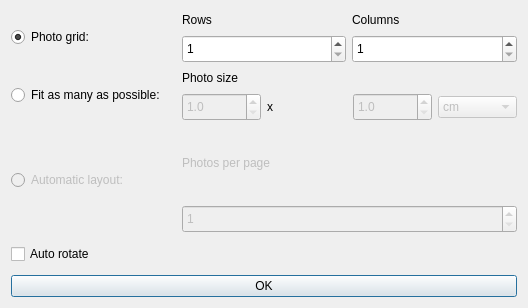
<?xml version="1.0" encoding="UTF-8"?>
<ui version="4.0">
 <class>AdvPrintCustomLayout</class>
 <widget class="QDialog" name="AdvPrintCustomLayout">
  <property name="geometry">
   <rect>
    <x>0</x>
    <y>0</y>
    <width>528</width>
    <height>308</height>
   </rect>
  </property>
  <property name="sizePolicy">
   <sizepolicy hsizetype="Preferred" vsizetype="Preferred">
    <horstretch>0</horstretch>
    <verstretch>0</verstretch>
   </sizepolicy>
  </property>
  <property name="minimumSize">
   <size>
    <width>490</width>
    <height>221</height>
   </size>
  </property>
  <property name="windowTitle">
   <string>Custom layout</string>
  </property>
  <layout class="QVBoxLayout" name="verticalLayout_7">
   <item>
    <layout class="QGridLayout" name="gridLayout">
     <item row="6" column="0">
      <widget class="QRadioButton" name="m_fitAsManyCheck">
       <property name="enabled">
        <bool>true</bool>
       </property>
       <property name="sizePolicy">
        <sizepolicy hsizetype="Minimum" vsizetype="Preferred">
         <horstretch>0</horstretch>
         <verstretch>0</verstretch>
        </sizepolicy>
       </property>
       <property name="minimumSize">
        <size>
         <width>0</width>
         <height>46</height>
        </size>
       </property>
       <property name="text">
        <string>Fit as many as possible:</string>
       </property>
      </widget>
     </item>
     <item row="3" column="1">
      <layout class="QVBoxLayout" name="verticalLayout_2">
       <item>
        <widget class="QLabel" name="label">
         <property name="sizePolicy">
          <sizepolicy hsizetype="Preferred" vsizetype="Fixed">
           <horstretch>0</horstretch>
           <verstretch>0</verstretch>
          </sizepolicy>
         </property>
         <property name="minimumSize">
          <size>
           <width>0</width>
           <height>18</height>
          </size>
         </property>
         <property name="text">
          <string>Rows</string>
         </property>
        </widget>
       </item>
       <item>
        <widget class="QSpinBox" name="m_gridRows">
         <property name="sizePolicy">
          <sizepolicy hsizetype="Minimum" vsizetype="Fixed">
           <horstretch>0</horstretch>
           <verstretch>0</verstretch>
          </sizepolicy>
         </property>
         <property name="minimumSize">
          <size>
           <width>0</width>
           <height>28</height>
          </size>
         </property>
         <property name="minimum">
          <number>1</number>
         </property>
        </widget>
       </item>
      </layout>
     </item>
     <item row="6" column="1" colspan="2">
      <layout class="QVBoxLayout" name="verticalLayout_9">
       <item>
        <widget class="QLabel" name="label_4">
         <property name="sizePolicy">
          <sizepolicy hsizetype="Preferred" vsizetype="Fixed">
           <horstretch>0</horstretch>
           <verstretch>0</verstretch>
          </sizepolicy>
         </property>
         <property name="minimumSize">
          <size>
           <width>0</width>
           <height>18</height>
          </size>
         </property>
         <property name="text">
          <string>Photo size</string>
         </property>
        </widget>
       </item>
       <item>
        <layout class="QHBoxLayout" name="horizontalLayout">
         <item>
          <widget class="QDoubleSpinBox" name="m_photoHeight">
           <property name="enabled">
            <bool>false</bool>
           </property>
           <property name="sizePolicy">
            <sizepolicy hsizetype="Minimum" vsizetype="Fixed">
             <horstretch>0</horstretch>
             <verstretch>0</verstretch>
            </sizepolicy>
           </property>
           <property name="minimumSize">
            <size>
             <width>0</width>
             <height>28</height>
            </size>
           </property>
           <property name="decimals">
            <number>1</number>
           </property>
           <property name="minimum">
            <double>1.000000000000000</double>
           </property>
           <property name="maximum">
            <double>999.000000000000000</double>
           </property>
          </widget>
         </item>
         <item>
          <widget class="QLabel" name="label_3">
           <property name="enabled">
            <bool>true</bool>
           </property>
           <property name="sizePolicy">
            <sizepolicy hsizetype="Preferred" vsizetype="Fixed">
             <horstretch>0</horstretch>
             <verstretch>0</verstretch>
            </sizepolicy>
           </property>
           <property name="text">
            <string notr="true" comment="Photo width x photo height">x</string>
           </property>
          </widget>
         </item>
         <item>
          <widget class="QDoubleSpinBox" name="m_photoWidth">
           <property name="enabled">
            <bool>false</bool>
           </property>
           <property name="sizePolicy">
            <sizepolicy hsizetype="Minimum" vsizetype="Fixed">
             <horstretch>0</horstretch>
             <verstretch>0</verstretch>
            </sizepolicy>
           </property>
           <property name="minimumSize">
            <size>
             <width>0</width>
             <height>28</height>
            </size>
           </property>
           <property name="decimals">
            <number>1</number>
           </property>
           <property name="minimum">
            <double>1.000000000000000</double>
           </property>
           <property name="maximum">
            <double>999.000000000000000</double>
           </property>
          </widget>
         </item>
         <item>
          <widget class="QComboBox" name="m_photoUnits">
           <property name="enabled">
            <bool>false</bool>
           </property>
           <property name="sizePolicy">
            <sizepolicy hsizetype="Preferred" vsizetype="Fixed">
             <horstretch>0</horstretch>
             <verstretch>0</verstretch>
            </sizepolicy>
           </property>
           <item>
            <property name="text">
             <string>cm</string>
            </property>
           </item>
           <item>
            <property name="text">
             <string>mm</string>
            </property>
           </item>
           <item>
            <property name="text">
             <string>inches</string>
            </property>
           </item>
          </widget>
         </item>
        </layout>
       </item>
      </layout>
     </item>
     <item row="3" column="2">
      <layout class="QVBoxLayout" name="verticalLayout_8">
       <item>
        <widget class="QLabel" name="label_2">
         <property name="sizePolicy">
          <sizepolicy hsizetype="Preferred" vsizetype="Fixed">
           <horstretch>0</horstretch>
           <verstretch>0</verstretch>
          </sizepolicy>
         </property>
         <property name="minimumSize">
          <size>
           <width>0</width>
           <height>18</height>
          </size>
         </property>
         <property name="text">
          <string>Columns</string>
         </property>
        </widget>
       </item>
       <item>
        <widget class="QSpinBox" name="m_gridColumns">
         <property name="sizePolicy">
          <sizepolicy hsizetype="Minimum" vsizetype="Fixed">
           <horstretch>0</horstretch>
           <verstretch>0</verstretch>
          </sizepolicy>
         </property>
         <property name="minimumSize">
          <size>
           <width>0</width>
           <height>28</height>
          </size>
         </property>
         <property name="minimum">
          <number>1</number>
         </property>
        </widget>
       </item>
      </layout>
     </item>
     <item row="3" column="0">
      <widget class="QRadioButton" name="m_photoGridCheck">
       <property name="sizePolicy">
        <sizepolicy hsizetype="Minimum" vsizetype="Preferred">
         <horstretch>0</horstretch>
         <verstretch>0</verstretch>
        </sizepolicy>
       </property>
       <property name="minimumSize">
        <size>
         <width>0</width>
         <height>46</height>
        </size>
       </property>
       <property name="text">
        <string>Photo grid:</string>
       </property>
       <property name="checked">
        <bool>true</bool>
       </property>
      </widget>
     </item>
     <item row="7" column="0">
      <widget class="QRadioButton" name="m_photosXPageCheck">
       <property name="enabled">
        <bool>false</bool>
       </property>
       <property name="sizePolicy">
        <sizepolicy hsizetype="Minimum" vsizetype="Preferred">
         <horstretch>0</horstretch>
         <verstretch>0</verstretch>
        </sizepolicy>
       </property>
       <property name="minimumSize">
        <size>
         <width>0</width>
         <height>46</height>
        </size>
       </property>
       <property name="text">
        <string>Automatic layout:</string>
       </property>
      </widget>
     </item>
     <item row="7" column="1" colspan="2">
      <layout class="QVBoxLayout" name="verticalLayout">
       <item>
        <widget class="QLabel" name="label_5">
         <property name="enabled">
          <bool>false</bool>
         </property>
         <property name="text">
          <string>Photos per page</string>
         </property>
        </widget>
       </item>
       <item>
        <widget class="QSpinBox" name="m_photosXPage">
         <property name="enabled">
          <bool>false</bool>
         </property>
         <property name="sizePolicy">
          <sizepolicy hsizetype="Minimum" vsizetype="Fixed">
           <horstretch>0</horstretch>
           <verstretch>0</verstretch>
          </sizepolicy>
         </property>
         <property name="minimumSize">
          <size>
           <width>0</width>
           <height>28</height>
          </size>
         </property>
         <property name="frame">
          <bool>true</bool>
         </property>
         <property name="readOnly">
          <bool>false</bool>
         </property>
         <property name="specialValueText">
          <string extracomment="0 to disable"/>
         </property>
         <property name="minimum">
          <number>1</number>
         </property>
         <property name="singleStep">
          <number>1</number>
         </property>
         <property name="value">
          <number>1</number>
         </property>
        </widget>
       </item>
      </layout>
     </item>
    </layout>
   </item>
   <item>
    <layout class="QHBoxLayout" name="horizontalLayout_5">
     <item>
      <widget class="QCheckBox" name="m_autorotate">
       <property name="text">
        <string>Auto rotate</string>
       </property>
      </widget>
     </item>
     <item>
      <spacer name="horizontalSpacer_3">
       <property name="orientation">
        <enum>Qt::Horizontal</enum>
       </property>
       <property name="sizeHint" stdset="0">
        <size>
         <width>258</width>
         <height>30</height>
        </size>
       </property>
      </spacer>
     </item>
    </layout>
   </item>
   <item>
    <widget class="QPushButton" name="m_doneButton">
     <property name="text">
      <string>OK</string>
     </property>
    </widget>
   </item>
  </layout>
 </widget>
 <resources/>
 <connections>
  <connection>
   <sender>m_fitAsManyCheck</sender>
   <signal>toggled(bool)</signal>
   <receiver>m_photoHeight</receiver>
   <slot>setEnabled(bool)</slot>
   <hints>
    <hint type="sourcelabel">
     <x>92</x>
     <y>90</y>
    </hint>
    <hint type="destinationlabel">
     <x>288</x>
     <y>101</y>
    </hint>
   </hints>
  </connection>
  <connection>
   <sender>m_fitAsManyCheck</sender>
   <signal>toggled(bool)</signal>
   <receiver>m_photoWidth</receiver>
   <slot>setEnabled(bool)</slot>
   <hints>
    <hint type="sourcelabel">
     <x>92</x>
     <y>90</y>
    </hint>
    <hint type="destinationlabel">
     <x>215</x>
     <y>101</y>
    </hint>
   </hints>
  </connection>
  <connection>
   <sender>m_fitAsManyCheck</sender>
   <signal>toggled(bool)</signal>
   <receiver>m_photoUnits</receiver>
   <slot>setEnabled(bool)</slot>
   <hints>
    <hint type="sourcelabel">
     <x>92</x>
     <y>90</y>
    </hint>
    <hint type="destinationlabel">
     <x>355</x>
     <y>101</y>
    </hint>
   </hints>
  </connection>
  <connection>
   <sender>m_photoGridCheck</sender>
   <signal>toggled(bool)</signal>
   <receiver>m_gridRows</receiver>
   <slot>setEnabled(bool)</slot>
   <hints>
    <hint type="sourcelabel">
     <x>92</x>
     <y>32</y>
    </hint>
    <hint type="destinationlabel">
     <x>279</x>
     <y>43</y>
    </hint>
   </hints>
  </connection>
  <connection>
   <sender>m_photoGridCheck</sender>
   <signal>toggled(bool)</signal>
   <receiver>m_gridColumns</receiver>
   <slot>setEnabled(bool)</slot>
   <hints>
    <hint type="sourcelabel">
     <x>92</x>
     <y>32</y>
    </hint>
    <hint type="destinationlabel">
     <x>215</x>
     <y>43</y>
    </hint>
   </hints>
  </connection>
 </connections>
</ui>
